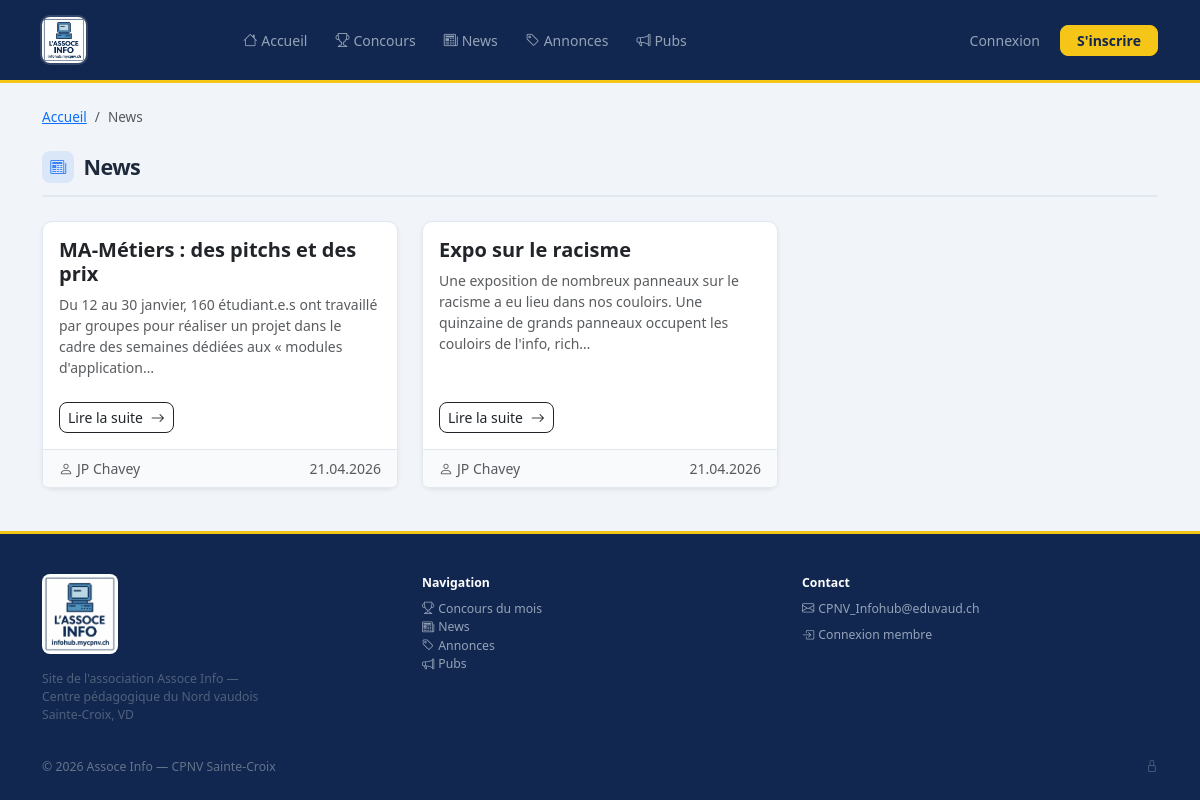
Page /news.php on the committed database.
### tables this page shows
CREATE TABLE IF NOT EXISTS news (
    id          INT AUTO_INCREMENT PRIMARY KEY,
    titre       VARCHAR(200) NOT NULL,
    contenu     TEXT         NOT NULL,
    auteur      VARCHAR(100) NOT NULL,
    image       VARCHAR(500) DEFAULT NULL,
    created_at  TIMESTAMP DEFAULT CURRENT_TIMESTAMP
);

### news.php (the view, shortened to what this page needs)
<?php
$db = getDB();
?>
<?php
$news = $db->query('SELECT * FROM news ORDER BY created_at DESC')->fetchAll();
require_once __DIR__ . '/includes/header.php';
?>
<nav aria-label="breadcrumb" class="mb-4">
    <ol class="breadcrumb">
        <li class="breadcrumb-item"><a href="<?= BASE_URL ?>/index.php">Accueil</a></li>
        <li class="breadcrumb-item active">News</li>
    </ol>
</nav>
<h1 class="ih-section-title">
    <span class="ih-icon ih-icon-blue"><i class="bi bi-newspaper"></i></span>News
</h1>
<?php if ($news): ?>
    <div class="row g-4">
        <?php foreach ($news as $article): ?>
            <div class="col-md-6 col-lg-4">
                <article class="card h-100 shadow-sm">
                    <div class="card-body d-flex flex-column">
                        <h2 class="h5 card-title fw-semibold"><?= htmlspecialchars($article['titre']) ?></h2>
                        <p class="card-text text-muted small flex-grow-1">
                            <?= htmlspecialchars(mb_substr($article['contenu'], 0, 150)) ?>…
                        </p>
                        <a href="<?= BASE_URL ?>/news.php?id=<?= $article['id'] ?>" class="btn btn-outline-dark btn-sm mt-2 align-self-start">
                            Lire la suite <i class="bi bi-arrow-right ms-1"></i>
                        </a>
                    </div>
                    <div class="card-footer text-muted small d-flex justify-content-between">
                        <span><i class="bi bi-person me-1"></i><?= htmlspecialchars($article['auteur']) ?></span>
                        <span><?= date('d.m.Y', strtotime($article['created_at'])) ?></span>
                    </div>
                </article>
            </div>
        <?php endforeach; ?>
    </div>
<?php endif; ?>
<?php require_once __DIR__ . '/includes/footer.php'; ?>

### assets/css/style.css (style rules this page uses)
:root { --ih-yellow: #f5c518; --ih-yellow-dim: #c9a100; --ih-dark: #12274f; --ih-dark-2: #1a3a6b; --ih-muted: #64748b; --ih-radius: .625rem; }
body { font-family: 'Segoe UI', system-ui, sans-serif; background: #f1f5f9; color: #1e293b; }
.ih-section-title { display: flex; align-items: center; gap: .6rem; font-size: 1.35rem; font-weight: 800; letter-spacing: -.03em; border-bottom: 2px solid #e2e8f0; padding-bottom: .75rem; margin-bottom: 1.5rem; }
.ih-section-title .ih-icon { width: 2rem; height: 2rem; border-radius: .5rem; display: inline-flex; align-items: center; justify-content: center; font-size: 1rem; flex-shrink: 0; }
.ih-icon-blue { background: rgba(59,130,246,.12); color: #3b82f6; }
.card { border: 1px solid #e2e8f0; border-radius: var(--ih-radius); background: #fff; transition: box-shadow .2s, transform .2s; }
.card-footer { background: #f8fafc; border-top: 1px solid #e2e8f0; }
.btn { border-radius: .5rem; font-weight: 500; }
.breadcrumb { font-size: .85rem; }

### rows in the picture
news: titre "MA-Métiers : des pitchs et des prix", contenu "Du 12 au 30 janvier, 160 étudiant.e.s ont travaillé par groupes pour réaliser un projet dans le cadre des semaines dédiées aux « modules d'application", auteur "JP Chavey", created_at "21.04.2026"
news: titre "Expo sur le racisme", contenu "Une exposition de nombreux panneaux sur le racisme a eu lieu dans nos couloirs. Une quinzaine de grands panneaux occupent les couloirs de l'info, rich", auteur "JP Chavey", created_at "21.04.2026"
